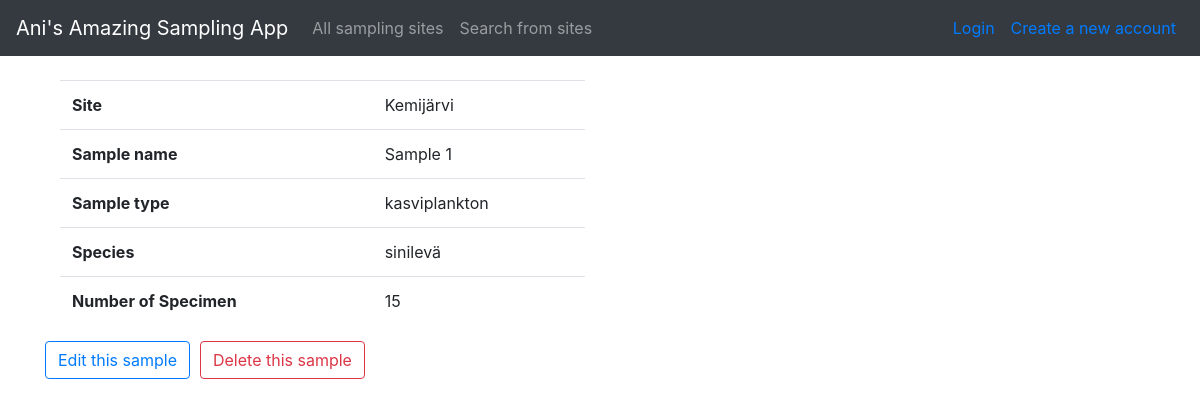
Before: /sites/samples/1 with the older database file.
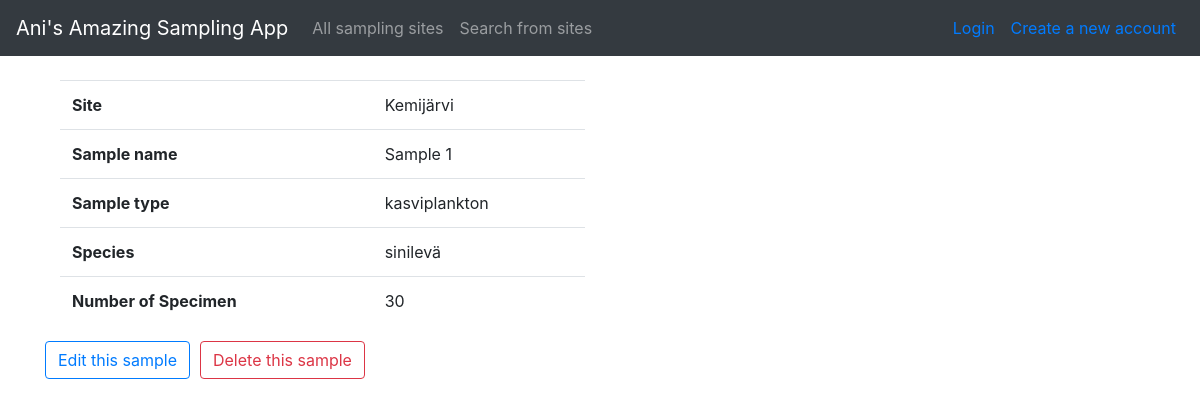
After: the same page with the newer database file.
### application/samples/models.py (models this page shows, shortened)
class Sample(Base):
    __tablename__="sample"
    samplename = db.Column(db.String(144), nullable=False)
    sampletype = db.Column(db.String(144), nullable=False, index=True)
    species = db.Column(db.String(144), nullable=False, index=True)
    amount = db.Column(db.String(144), nullable=False)
    site_id = db.Column(db.Integer, db.ForeignKey('site.id'),
                           nullable=False)

### application/samples/views.py (the view)
@app.route("/sites/samples/<sample_id>")
def samples_show_one_sample(sample_id):
    sample = Sample.query.get(sample_id)
    site = Site.query.get(sample.site_id)
    return render_template("samples/single.html", form = ShowSampleForm, sample=sample, site = site)

### application/templates/samples/single.html
{% extends "layout.html" %}
{% block body %}
<div class="col-6">
    <table class="table">
        <tbody>
            <tr>
                <th>Site</th>
                <td> {{site.name}} </td>
            </tr>
            <tr>
                <th>Sample name</th>
                <td> {{ sample.samplename }} </td>
            </tr>
            <tr>
                <th> Sample type</th>
                <td> {{ sample.sampletype }} </td>
            </tr>
            <tr>
                <th> Species </th>
                <td> {{ sample.species }} </td>
            </tr>
            <tr>
                <th> Number of Specimen </th>
                <td> {{ sample.amount }} </td>
            </tr>
        </tbody>
    </table>
</div>
<div class="form-row align-items-center">
    <div class="col-auto mb-3">
        <form method="POST" action="{{ url_for('samples_update', sample_id=sample.id) }}">
            <input type="submit" value="Edit this sample" class="btn btn-outline-primary" />
        </form>
    </div>
    <div class="col-auto mb-3">
        <form method="POST" action="{{ url_for('samples_remove', sample_id=sample.id) }}">
            <input type="submit" value="Delete this sample" class="btn btn-outline-danger" />
        </form>
    </div>
</div>
{% endblock %}

Changed rows visible on the page:
changed Sample "Sample 1": amount "15" → "30"
